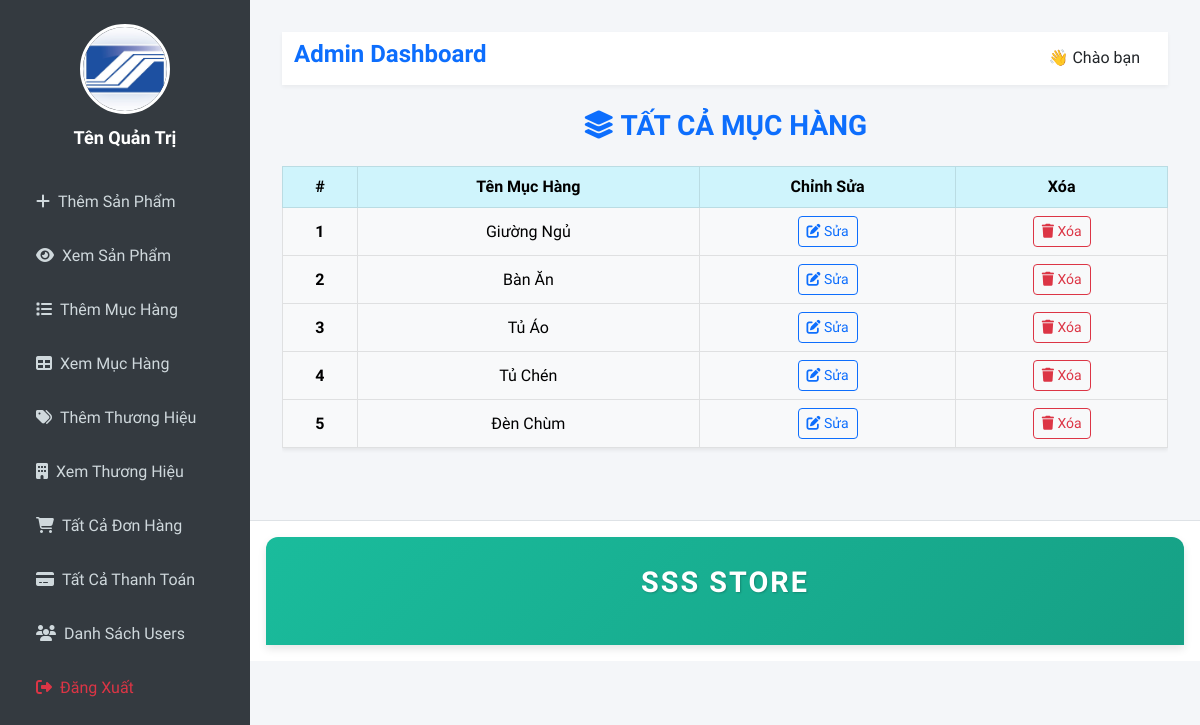
The page /admin_area/index.php?view_categories on the database its author committed.
### tables this page shows
CREATE TABLE `categories` (
  `category_id` int(11) NOT NULL,
  `category_title` varchar(150) NOT NULL
);

### admin_area/view_categories.php (the view)
<h3 class="text-center my-4 text-primary fw-bold">
    <i class="fa-solid fa-layer-group"></i> TẤT CẢ MỤC HÀNG
</h3>
<div class="table-responsive">
    <table class="table table-bordered text-center align-middle shadow-sm">
        <thead class="table-info text-dark">
            <tr>
                <th scope="col">#</th>
                <th scope="col">Tên Mục Hàng</th>
                <th scope="col">Chỉnh Sửa</th>
                <th scope="col">Xóa</th>
            </tr>
        </thead>
        <tbody class="table-light">
            <?php
            $select_cat = "SELECT * FROM `categories`";
            $result = mysqli_query($con, $select_cat);
            $number = 0;
            while ($row = mysqli_fetch_assoc($result)) {
                $category_id = $row['category_id'];
                $category_title = $row['category_title'];
                $number++;
            ?>
                <tr>
                    <td class="fw-semibold"><?php echo $number; ?></td>
                    <td class="text-capitalize"><?php echo $category_title; ?></td>
                    <td>
                        <a href='index.php?edit_category=<?php echo $category_id ?>' class='btn btn-sm btn-outline-primary'>
                            <i class='fa-solid fa-pen-to-square'></i> Sửa
                        </a>
                    </td>
                    <td>
                        <a href='index.php?delete_category=<?php echo $category_id ?>' class='btn btn-sm btn-outline-danger' onclick="return confirm('Bạn có chắc muốn xóa mục hàng này không?');">
                            <i class='fa-solid fa-trash'></i> Xóa
                        </a>
                    </td>
                </tr>
            <?php } ?>
        </tbody>
    </table>
</div>

### style.css (style rules this page uses)
* { margin: 0; padding: 0; box-sizing: border-box; }

### admin_area/index.php (style rules this page uses)
body { overflow-x: hidden; background-color: #f4f6f9; font-family: 'Segoe UI', sans-serif; }

### rows shown on the page
categories: category_title "Giường Ngủ"
categories: category_title "Bàn Ăn"
categories: category_title "Tủ Áo"
categories: category_title "Tủ Chén"
categories: category_title "Đèn Chùm"
